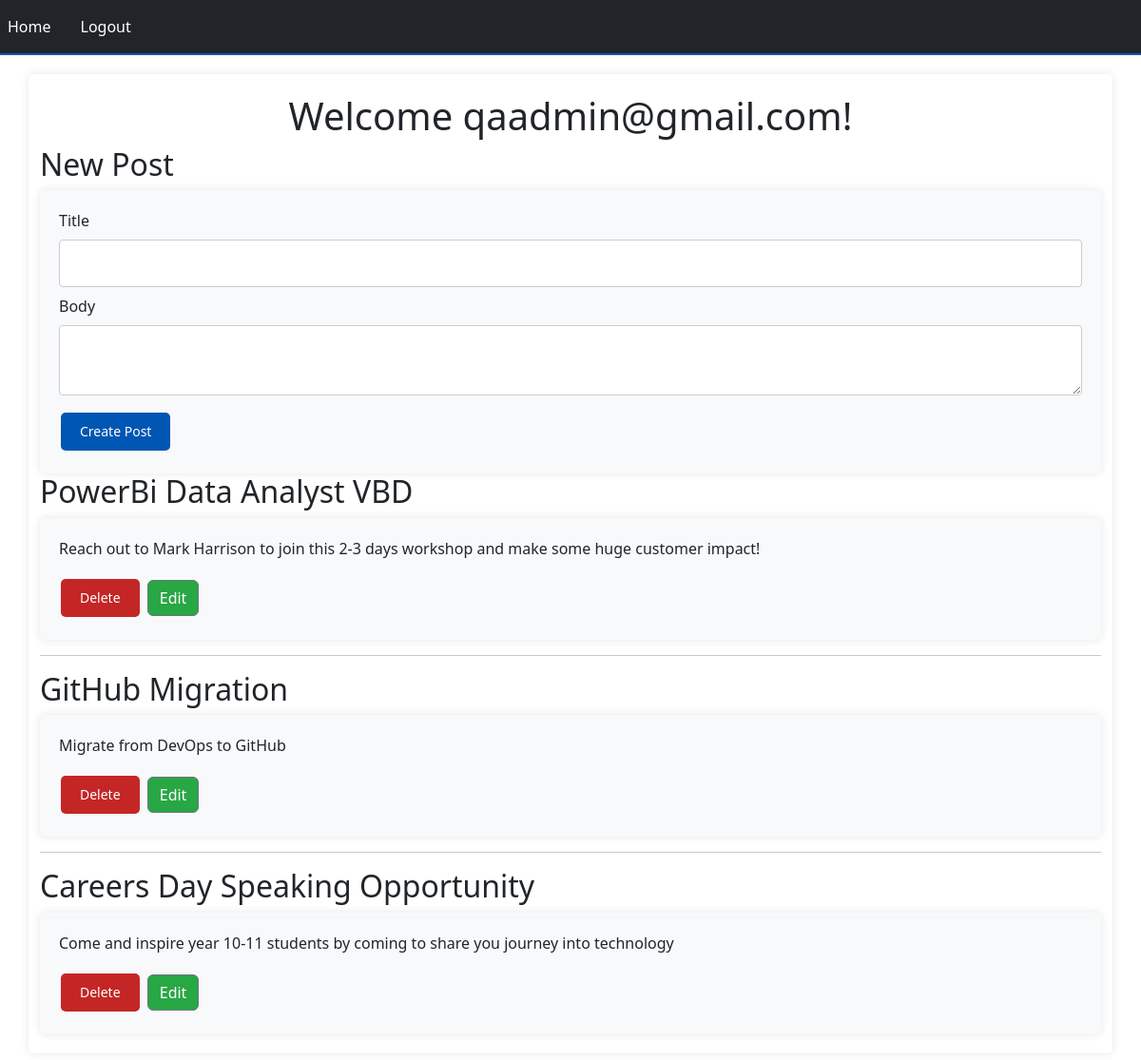
/ (signed in), run on the app's committed database.
### application/models.py (models this page shows)
class Employee(db.Model, UserMixin):
    id = db.Column(db.Integer, primary_key=True)
    email = db.Column(db.String, unique=True)
    password = db.Column(db.String(150))
    first_name = db.Column(db.String(150))
    Opportunity = db.relationship('Opportunity')
    role = db.Column(db.String(10), default='user')  # 'admin' for superuser, 'user' for normal user
    @property
    def is_admin(self):
        return self.role == 'admin'

class Opportunity(db.Model):
    id = db.Column(db.Integer, primary_key=True)
    title = db.Column(db.String(100), nullable=False)
    data = db.Column(db.String(1000))
    date = db.Column(db.DateTime(timezone=True), default=func.now())
    employee_id = db.Column(db.Integer, db.ForeignKey('employee.id'))

### application/views.py (the view)
@views.route('/')
@login_required
def home():
    data = Opportunity.query.all()
    return render_template("home.html", user=current_user, data=data)

### application/templates/home.html (shortened to what this page needs)
{% extends "base.html" %}
{% block content %}
{% block welcome_message %}
{% if current_user.is_authenticated %}
<h1 class="text-center">Welcome {{current_user.email}}!</h1>
{% endif %}
{% endblock %}
{% block new_post %}
    {% if current_user.is_authenticated and current_user.is_admin %}
        <h2>New Post</h2>
        <form action="{{ url_for('views.create_opportunity') }}" method="post">
            <label for="title">Title</label>
            <input type="text" id="title" name="title" required>
            <label for="body">Body</label>
            <textarea id="body" name="body" required></textarea>
            <input class="form-submit" type="submit" value="Create Post">
        </form>
    {% endif %}
{% endblock %}
{% block data %}
    {% for data in data %}
        <div class="data">
            <h2>{{ data['title'] }}</h2>
            <form>
            <p>{{ data['data'] }}</p>
            {% if current_user.is_authenticated and current_user.is_admin %}
                    <a href="{{ url_for('views.delete_opportunity', opportunity_id=data['id']) }}"><input type="button" value="Delete" class="btn delete-button"></a>
                    <a href="{{ url_for('views.edit_opportunity', opportunity_id=data['id']) }}"><input type="button" value="Edit" class="btn btn-secondary edit-button"></a>
            {% endif %}
        </form>
        </div>
        {% if not loop.last %}
            <hr>
        {% endif %}
    {% endfor %}
{% endblock %}
{% endblock %}

### application/templates/base.html (shortened to what this page needs)
<!DOCTYPE html>
<html>
  <head>
    <link rel="stylesheet" href="{{ url_for('static', filename='styles.css') }}">
    <link href="https://cdn.jsdelivr.net/npm/bootstrap@5.3.2/dist/css/bootstrap.min.css" rel="stylesheet">
  </head>
  <body>
    <nav class="navbar navbar-expand-lg navbar-dark bg-dark">
      <div class="collapse navbar-collapse" id="navbar">
        <div class="navbar-nav">
          {% if user.is_authenticated %}
          <a class="nav-item nav-link" id="home" href="/">Home</a>
          <a class="nav-item nav-link" id="logout" href="/logout">Logout</a>
          {% else %}
          <a class="nav-item nav-link" id="login" href="/login">Login</a>
          <a class="nav-item nav-link" id="signUp" href="/sign-up">Sign Up</a>
          {% endif %}
        </div>
      </div>
    </nav>
    <div class="container">{% block content %} {% endblock %}</div>
  </body>
</html>

### application/static/styles.css (style rules this page uses)
body { font-family: Arial, sans-serif; background-color: #f0f0f0; color: #333; margin: 0; padding: 0; }
.container { width: 80%; margin: 20px auto; padding: 20px; background-color: #fff; border-radius: 5px; box-shadow: 0 0 10px rgba(0, 0, 0, 0.1); }
.form-signin, form { background-color: #f8f9fa; padding: 20px; border-radius: 5px; max-width: 100%; margin: 0 auto; box-shadow: 0px 0px 10px 0px rgba(0,0,0,0.1); }
.form-signin input[type="text"], .form-signin input[type="password"], form input[type="text"], form textarea { width: 100%; padding: 12px 20px; margin: 8px 0; display: inline-block; border: 1px solid #ccc; border-radius: 4px; box-sizing: border-box; }
.form-signin button[type="submit"], input[type="submit"], form input.delete-button, form a.edit-button, a.btn-outline-secondary, .btn { padding: 10px 20px; margin: 4px 2px; cursor: pointer; border-radius: 5px; font-size: 14px; line-height: 1.42857143; text-align: center; display: inline-block; text-decoration: none; color: white; border: none; }
form .delete-button { background-color: rgb(196, 38, 38); }
form .edit-button { background-color: #28a745; }
form .form-submit { background-color: #0056b3; }
.dashboard-title, h1.text-center { text-align: center; }
h1.text-center { font-size: 2.5em; }
a { text-decoration: none; }
.navbar { background-color: #007bff; border-bottom: 2px solid #0056b3; }
.navbar .navbar-nav .nav-link { color: white; margin-right: 15px; }
input[type="submit"], button[type="submit"], a.btn-outline-secondary, form a.edit-button { transition: background-color 0.2s ease-in-out; }

### data on the page
Employee: email "qaadmin@gmail.com"
Opportunity: title "PowerBi Data Analyst VBD", data "Reach out to Mark Harrison to join this 2-3 days workshop and make some huge customer impact!"
Opportunity: title "GitHub Migration", data "Migrate from DevOps to GitHub"
Opportunity: title "Careers Day Speaking Opportunity", data "Come and inspire year 10-11 students by coming to share you journey into technology"
